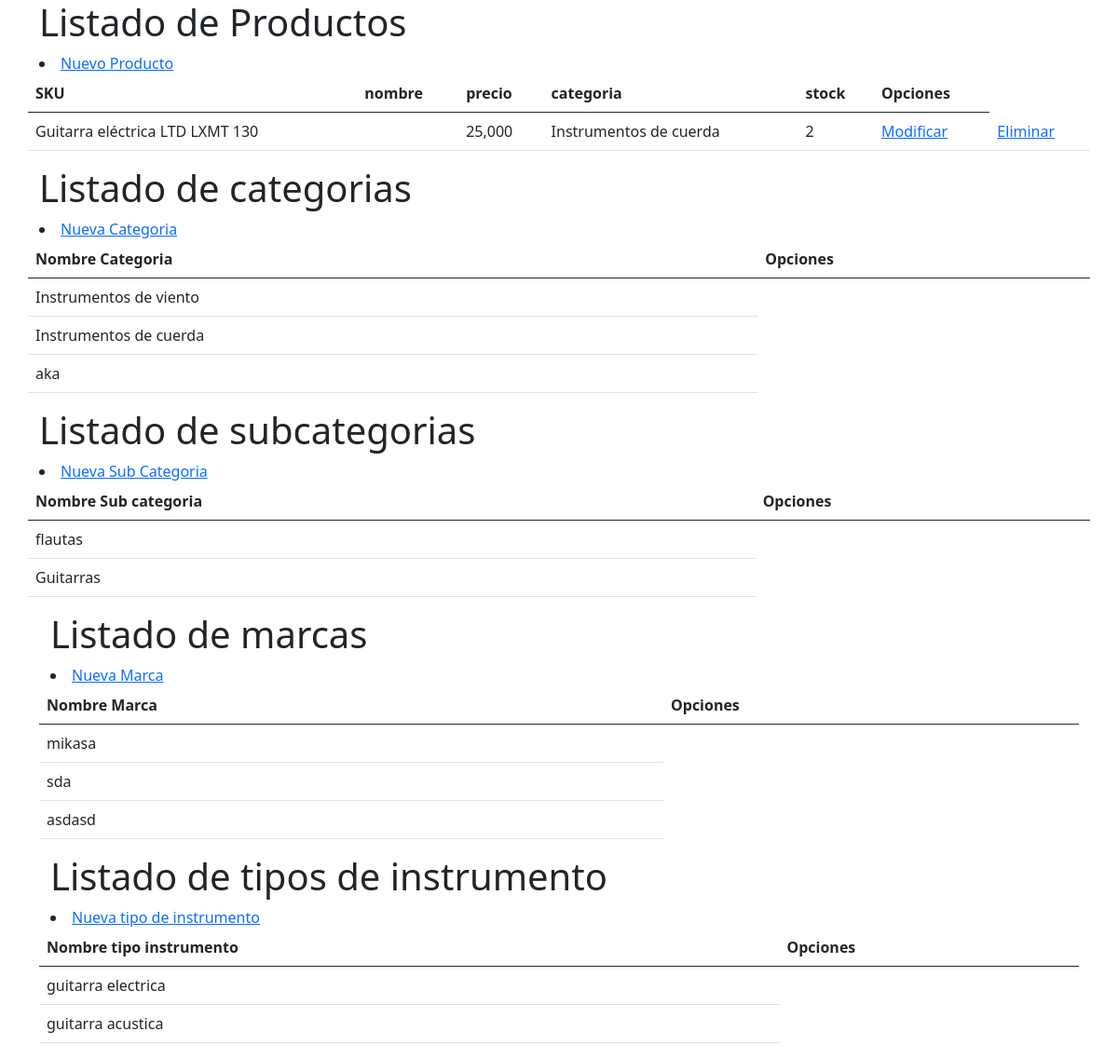
The page /crud on the database as committed earlier.
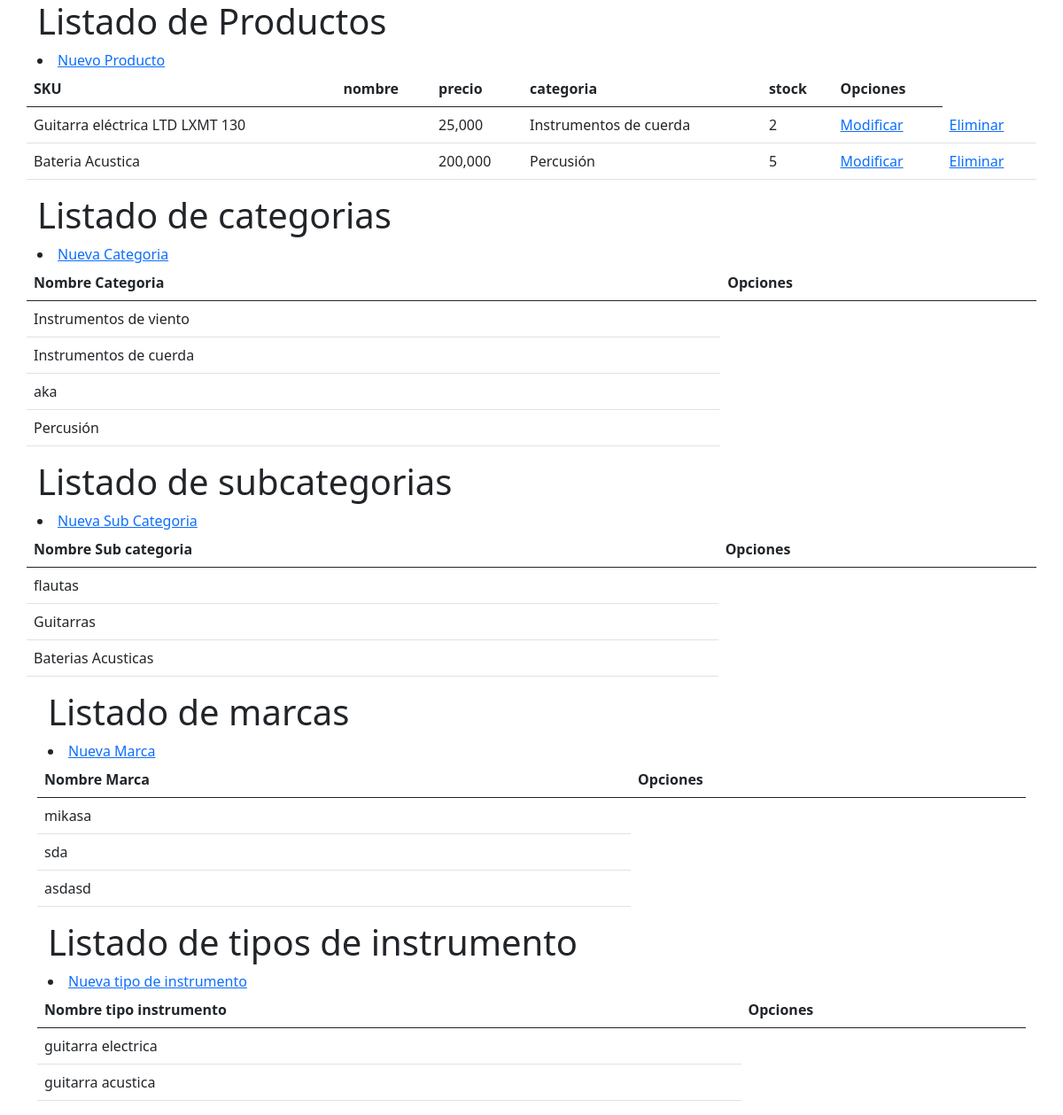
The same page on the database as committed later.
### app/models.py (models this page shows, shortened)
class Producto(models.Model):
    SKU = models.IntegerField(primary_key=True, verbose_name='SKU')
    nombreProducto =  models.CharField(max_length=80 ,verbose_name='nombre', unique=True)
    slug = models.CharField(max_length=100)
    descripcion = models.TextField(verbose_name='descripcion')
    precio = models.IntegerField(verbose_name='precio')
    imagen=models.ImageField(upload_to='img/productos' , null=True)
    stock = models.IntegerField(verbose_name='stock')
    categoria= models.ForeignKey(Categoria,on_delete=models.CASCADE, )
    subcategoria= models.ForeignKey(SubCategoria,on_delete=models.CASCADE)
    tipoinstrumento= models.ForeignKey(TipoInstrumento,on_delete=models.CASCADE, blank=True, null=True)
    marca = models.ForeignKey(Marca,on_delete=models.CASCADE)
    is_available = models.BooleanField(default=True)
    create_date = models.DateTimeField(auto_now_add=True)
    modified_date = models.DateTimeField(auto_now=True)

class Categoria(models.Model):
    nombreCategoria = models.CharField(max_length=50,primary_key=True, verbose_name='nombre de la categoria', unique=True)
    descripcion = models.CharField(max_length=255, blank = True)
    slug = models.CharField(max_length=100)
    class Meta:
        verbose_name = 'category'
        verbose_name_plural = 'categories'
    def __str__(self) -> str:
        return self.nombreCategoria

class SubCategoria(models.Model):
    nombreSubCategoria = models.CharField(max_length=50,primary_key=True, verbose_name='nombre subcategoria')
    descripcion = models.CharField(max_length=255, blank = True)
    slug = models.CharField(max_length=100)
    categoria = models.ForeignKey(Categoria, on_delete=models.CASCADE)
    slugcat = AutoSlugField(populate_from='categoria',null=True)
    class Meta:
        verbose_name = 'sub category'
        verbose_name_plural = 'sub categories'

class Marca(models.Model):
    nombreMarca = models.CharField(max_length=50,primary_key=True ,verbose_name='nombre Marca', unique=True)
    descripcion = models.CharField(max_length=255, blank = True)
    slug = models.CharField(max_length=100)

class TipoInstrumento(models.Model):
    nombreTipoInstrumento = models.CharField(max_length=50,primary_key=True ,verbose_name='nombre tipo instrumento', blank=True)
    descripcion = models.CharField(max_length=255, blank = True)
    slug = models.CharField(max_length=100)
    subcategoria = models.ForeignKey(SubCategoria, on_delete=models.CASCADE)

### app/views.py (the view)
# urls.py: path('crud', crud, name="crud"),# INICIO PATH CRUD
def crud (request):
    producto  = Producto.objects.all()
    categoria  = Categoria.objects.all()
    subcat  = SubCategoria.objects.all()
    marca  = Marca.objects.all()
    tipoins  = TipoInstrumento.objects.all()
    contex = {'productos':producto,
              'categorias':categoria,
              'tipoi':tipoins,
              'marcas':marca,
              'subcat':subcat}
    return render(request,'Tcrud/crud.html',contex)

### carts/context_processors.py (called while the page is built)
def counter(request):
    cart_count = 0
    try:
        cart = Cart.objects.filter(cart_id=_cart_id(request))
        cart_items = CartItem.objects.all().filter(cart=cart[:1])
        for cart_item in cart_items:
            cart_count += cart_item.quantity
    except Cart.DoesNotExist:
        cart_count = 0
    return dict(cart_count=cart_count)

### carts/views.py (called while the page is built)
def _cart_id(request):
    cart = request.session.session_key
    if not cart:
        cart= request.session.create()
    return cart

### app/templates/Tcrud/crud.html (shortened to what this page needs)
<!doctype html>
<html lang="en">
  <head>
    <link href="https://cdn.jsdelivr.net/npm/bootstrap@5.0.1/dist/css/bootstrap.min.css" rel="stylesheet">
  </head>
  <body>
    <div class="container">
        <h1>Listado de Productos</h1>
        <li>
          <a href="{%  url 'agreProducto' %}"> Nuevo Producto</a>
        </li>
        <div class="row">
            <table class="table">
              <thead>
                <tr>
                  <th scope="col">SKU</th>
                  <th scope="col">nombre</th>
                  <th scope="col">precio</th>
                  <th scope="col">categoria</th>
                  <th scope="col">stock</th>
                  <th scope="col">Opciones</th>
                </tr>
              </thead>
                <tbody>
                  {% for ve in productos %}
                  <tr>
                    <td>{{ve.nombreProducto}}</td>
                    <td>{{ve.nombre}}</td>
                    <td>{{ve.precio}}</td>
                    <td>{{ve.categoria}}</td>
                    <td>{{ve.stock}}</td>
                    <td><a href="{% url 'Mod_Producto' ve.SKU %}">Modificar</a></td>
                    <td><a href="{% url 'delete_Producto' ve.SKU %}">Eliminar</a></td>
                  </tr>
                  {% endfor %}
                </tbody>
            </table>
        </div>
    </div>
    <div class="container">
        <h1>Listado de categorias</h1>
        <li>
          <a href="{%  url 'agreCategoria' %}"> Nueva Categoria</a>
        </li>
        <div class="row">
            <table class="table">
              <thead>
                <tr>
                  <th scope="col">Nombre Categoria</th>
                  <th scope="col">Opciones</th>
                </tr>
              </thead>
                <tbody>
                  {% for ve in categorias %}
                  <tr>
                    <td>{{ve.nombreCategoria}}</td>
                  </tr>
                  {% endfor %}
                </tbody>
            </table>
        </div>
    </div>
    <div class="container">
      <h1>Listado de subcategorias</h1>
      <li>
        <a href="{%  url 'agreSubcat' %}"> Nueva Sub Categoria</a>
      </li>
      <div class="row">
          <table class="table">
            <thead>
              <tr>
                <th scope="col">Nombre Sub categoria</th>
                <th scope="col">Opciones</th>
              </tr>
            </thead>
              <tbody>
                {% for ve in subcat %}
                <tr>
                  <td>{{ve.nombreSubCategoria}}</td>
                </tr>
                {% endfor %}
              </tbody>
          </table>
      </div>
  </div>
    <div class="container ">
        <div>
    <div class="container">
      <h1>Listado de marcas</h1>
      <li>
        <a href="{%  url 'agreMarca' %}"> Nueva Marca</a>
      </li>
      <div class="row">
          <table class="table">
            <thead>
              <tr>
                <th scope="col">Nombre Marca</th>
                <th scope="col">Opciones</th>
              </tr>
            </thead>
              <tbody>
                {% for ve in marcas %}
                <tr>
                  <td>{{ve.nombreMarca}}</td>
                </tr>
                {% endfor %}
              </tbody>
          </table>
      </div>
  </div>
    <div class="container">
      <h1>Listado de tipos de instrumento</h1>
      <li>
        <a href="{%  url 'agreTipoIns' %}"> Nueva tipo de instrumento</a>
      </li>
      <div class="row">
          <table class="table">
            <thead>
              <tr>
                <th scope="col">Nombre tipo instrumento</th>
                <th scope="col">Opciones</th>
              </tr>
            </thead>
              <tbody>
                {% for ve in tipoi %}
                <tr>
                  <td>{{ve.nombreTipoInstrumento}}</td>
                </tr>
                {% endfor %}
              </tbody>
          </table>
      </div>
  </div>
        </div>
    </div>
  </body>
</html>

Rows that differ between the two databases and show on the page:
added Producto: nombreProducto "Bateria Acustica", precio "200,000", categoria "Percusión", stock "5"
added Categoria: nombreCategoria "Percusión"
added SubCategoria: nombreSubCategoria "Baterias Acusticas"
